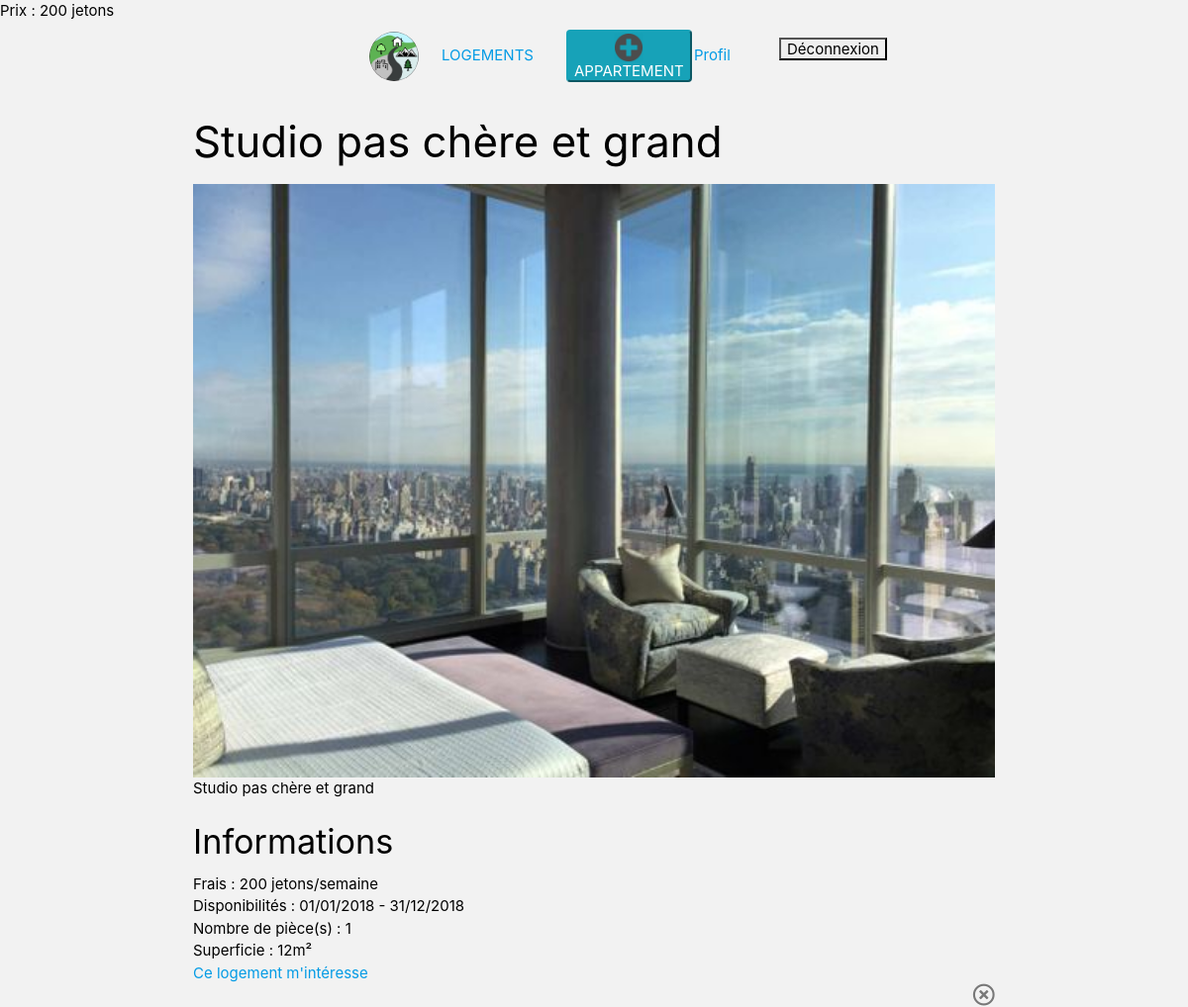
The page /controller/detailAppart.php?id=8 on the database its author committed.
### tables this page shows
CREATE TABLE IF NOT EXISTS `appartements` (
  `id_appartement` int(11) NOT NULL AUTO_INCREMENT,
  `prix` int(11) NOT NULL,
  `description` varchar(180) NOT NULL,
  `etat` varchar(180) NOT NULL,
  `nbPiece` int(11) NOT NULL,
  `surface` int(11) NOT NULL,
  `meuble` tinyint(1) NOT NULL,
  `ind_energie` varchar(180) NOT NULL,
  `dateCreation` varchar(180) NOT NULL,
  `dateExpiration` varchar(180) NOT NULL,
  `message` varchar(255) NOT NULL,
  `statut` tinyint(1) NOT NULL,
  `FK_USERS` int(11) NOT NULL,
  `FK_QUARTIERS` int(11) NOT NULL,
  `FK_VILLES` int(11) NOT NULL,
  PRIMARY KEY (`id_appartement`),
  KEY `APPARTEMENTS_USERS_FK` (`FK_USERS`),
  KEY `APPARTEMENTS_QUARTIERS0_FK` (`FK_QUARTIERS`),
  KEY `APPARTEMENTS_VILLES1_FK` (`FK_VILLES`)
);

### controller/detailAppart.php (called while the page is built, shortened)
<?php
require_once("../model/mainModel.php");
if(isset($_GET) && count($_GET)>0) {
    $idAppart = $_GET['id'];
    $lobjAppart = GetAppart($idAppart);
}
require_once("../view/detailAppart.view.php");

### model/mainModel.php (called while the page is built, shortened)
<?php
function GetDataBase()
{
    $host = "localhost";
    $dbName = "lebonappart";
    $login = "root";
    $password = "";
    try {
        $bdd = new PDO('mysql:host=' . $host . ';dbname=' . $dbName . ';charset=utf8', $login, $password, array(PDO::ATTR_ERRMODE => PDO::ERRMODE_EXCEPTION));
    } catch (Exception $e) {
        $bdd = null;
        die('Erreur : ' . $e->getMessage());
    }
    return $bdd;
}
function GetAppart($idAppart)
{
    $lobjAppart = null;
    $bdd = GetDataBase();
    if ($bdd) {
        $lstrQuery = "SELECT * FROM appartements where id_appartement = :pId";
        $stmt = $bdd->prepare($lstrQuery);
        $stmt->bindParam(':pId', $idAppart);
        $stmt->execute();
        $lobjAppart = $stmt->fetch(PDO::FETCH_OBJ);
    }
    return $lobjAppart;
}

### view/detailAppart.view.php (the view, shortened to what this page needs)
    <div>
        Prix : <?php echo($lobjAppart->prix); ?> jetons
    </div>
    <div>
 <?php
require('../helper/header.php')
 ?>
<div id="mainContainer" class="container">
        <?php
        include("../helper/navbar.php")
        ?>
        <div id="contentContainer">
            <div class="articleBloc plain">
                <div class="itemsWrapper">
                    <div class="infoBloc">
                        <h3>
                            <?php
                            echo($lobjAppart->message);
                            ?>
                        </h3>
                        <div class="swiper-container">
                            <div class="swiper-wrapper">
                                <div class="swiper-slide">
                                    <a href="../assets/img/test1.jpg" target="_blank">
                                        <img src="../assets/img/test1.jpg" height='auto' width='100%'>
                                    </a>
                                </div>
                            </div>
                        </div>
                        <p>
                            <?php
                            echo($lobjAppart->message);
                            ?>
                        </p>
                    </div>
                    <div class="infoBloc alt">
                        <h4>Informations</h4>
                        <div class="info">
                            <span class="typeInfo">Frais : </span>
                            <?php
                            echo($lobjAppart->prix);
                            ?> jetons/semaine
                        </div>
                        <div class="info">
                            <span class="typeInfo">Disponibilités : </span>
                            <?php
                            echo($lobjAppart->dateCreation);
                            ?> - <?php
                            echo($lobjAppart->dateExpiration);
                            ?>
                        </div>
                        <div class="info">
                            <span class="typeInfo">Nombre de pièce(s) : </span>
                            <?php
                            echo($lobjAppart->nbPiece);
                            ?>
                        </div>
                        <div class="info">
                            <span class="typeInfo">Superficie : </span>
                            <?php
                            echo($lobjAppart->surface);
                            ?>m²
                        </div>
                        <div class="info">
                            <span class="typeInfo">
                                <a href="../controller/detailProprietaire.php?id=<?php echo($lobjAppart->FK_USERS) ?>">Ce logement m'intéresse</a>
                            </span>
                        </div>
                    </div>
                    <a href="../controller/listOfApparts.php" class="close">
                        <i class="far fa-times-circle"></i>
                    </a>
                </div>
            </div>
        </div>
    </div>

### assets/css/myStyle.css (style rules this page uses)
body { background-color: #F2F2F2!important; color: black!important; }

### rows shown on the page
appartements: prix "200", message "Studio pas chère et grand", dateCreation "01/01/2018", dateExpiration "31/12/2018", nbPiece "1", surface "12"
